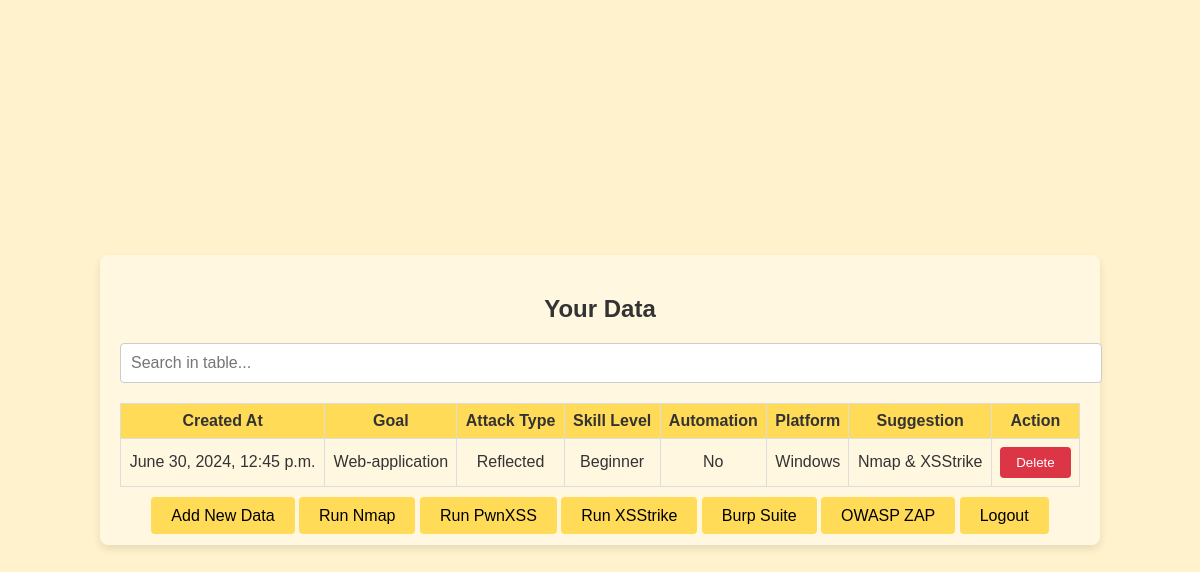
The app's page /view_data/ (signed in) with its own data.
### suggestxss/models.py (models this page shows, shortened)
class UserData(models.Model):
    user = models.ForeignKey(User, on_delete=models.CASCADE)
    goal = models.IntegerField(choices=[(0, 'Web-application'), (1, 'API'), (2, 'Mobile-app')])
    attackT = models.IntegerField(choices=[(0, 'Reflected'), (1, 'Stored'), (2, 'Dom-based')])
    skill = models.IntegerField(choices=[(0, 'Beginner'), (1, 'Intermediate'), (2, 'Advanced')])
    automation = models.IntegerField(choices=[(0, 'No'), (1, 'Yes')])
    platform = models.IntegerField(choices=[(0, 'Windows'), (1, 'Linux'), (2, 'MacOS')])
    suggest = models.IntegerField(choices=[(0, 'Nmap & PwnXSS'), (1, 'Nmap & XSStrike'), (2, 'Nmap & Burp Suite'), (3, 'Nmap & OWASP ZAP')])
    created_at = models.DateTimeField(default=timezone.now)

### suggestxss/views.py (the view)
# urls.py: path('view_data/', views.view_data, name='view_data'),
@login_required
def view_data(request):
    print("Executing view_data function")
    data = UserData.objects.filter(user=request.user).order_by('-created_at')
    print("Finished executing view_data function")
    return render(request, 'suggestxss/view_data.html', {'data': data})

### suggestxss/templates/suggestxss/view_data.html (shortened to what this page needs)
<!DOCTYPE html>
<html lang="en">
<head>
    <link rel="stylesheet" href="https://cdn.jsdelivr.net/npm/sweetalert2@11/dist/sweetalert2.min.css">
</head>
<body>
    <div class="container">
        <h2>Your Data</h2>
        <div class="filter-container">
            <input type="text" id="filter-input" class="filter-input" onkeyup="filterTable()" placeholder="Search in table...">
        </div>
        <table>
            <thead>
                <tr>
                    <th>Created At</th>
                    <th>Goal</th>
                    <th>Attack Type</th>
                    <th>Skill Level</th>
                    <th>Automation</th>
                    <th>Platform</th>
                    <th>Suggestion</th>
                    <th>Action</th>
                </tr>
            </thead>
            <tbody>
                {% for entry in data %}
                <tr>
                    <td>{{ entry.created_at }}</td>
                    <td>{{ entry.get_goal_display }}</td>
                    <td>{{ entry.get_attackT_display }}</td>
                    <td>{{ entry.get_skill_display }}</td>
                    <td>{{ entry.get_automation_display }}</td>
                    <td>{{ entry.get_platform_display }}</td>
                    <td>
                        {% if entry.suggest == 0 %}
                            Nmap & PwnXSS
                        {% elif entry.suggest == 1 %}
                            Nmap & XSStrike
                        {% elif entry.suggest == 2 %}
                            Nmap & Burp Suite
                        {% elif entry.suggest == 3 %}
                            Nmap & OWASP ZAP
                        {% else %}
                            Unknown
                        {% endif %}
                    </td>
                    <td>
                        <form id="delete-form-{{ entry.id }}" method="post" action="{% url 'delete_data' entry.id %}">
                            <button type="button" class="delete-button" onclick="confirmDelete('delete-form-{{ entry.id }}')">Delete</button>
                        </form>
                    </td>
                </tr>
                {% endfor %}
            </tbody>
        </table>
        <div class="button-container">
            <a href="{% url 'new_data' %}">Add New Data</a>
            <a href="{% url 'nmap_tool' %}">Run Nmap</a>
            <a href="{% url 'run_pwnxss' %}">Run PwnXSS</a>
            <a href="{% url 'run_xsstrike' %}">Run XSStrike</a>
            <a href="{% url 'burpsuite' %}">Burp Suite</a>
            <a href="{% url 'owasp_zap' %}">OWASP ZAP</a>
            <a href="{% url 'logout' %}">Logout</a>
        </div>
    </div>
</body>
</html>

### suggestxss/templates/suggestxss/view_data.html (style rules this page uses)
body { font-family: 'Arial', sans-serif; background-color: #FFF2CC; color: #333; margin: 0; padding: 0; display: flex; justify-content: center; align-items: center; min-height: 100vh; }
.container { background-color: #FFF7E0; padding: 20px; border-radius: 8px; box-shadow: 0 4px 8px rgba(0, 0, 0, 0.1); text-align: center; width: 80%; max-width: 1200px; }
h2 { margin-bottom: 20px; font-size: 24px; }
.filter-container { margin-bottom: 20px; text-align: left; }
.filter-input { width: 100%; padding: 10px; border: 1px solid #ccc; border-radius: 4px; font-size: 16px; }
table { width: 100%; border-collapse: collapse; margin-bottom: 20px; }
table, th, td { border: 1px solid #ddd; }
th, td { padding: 8px; text-align: center; }
th { background-color: #FFDB58; }
.button-container { margin-top: 20px; }
a { text-decoration: none; padding: 10px 20px; color: #000; background-color: #ffdb58; border-radius: 4px; transition: background-color 0.3s, transform 0.3s; }
.delete-button { padding: 8px 16px; background-color: #dc3545; color: white; border: none; border-radius: 4px; cursor: pointer; transition: background-color 0.3s; }

### records on screen
UserData: created_at "June 30, 2024, 12:45 p.m.", goal "Web-application", attackT "Reflected", skill "Beginner", automation "No", platform "Windows", suggest "Nmap & XSStrike"
